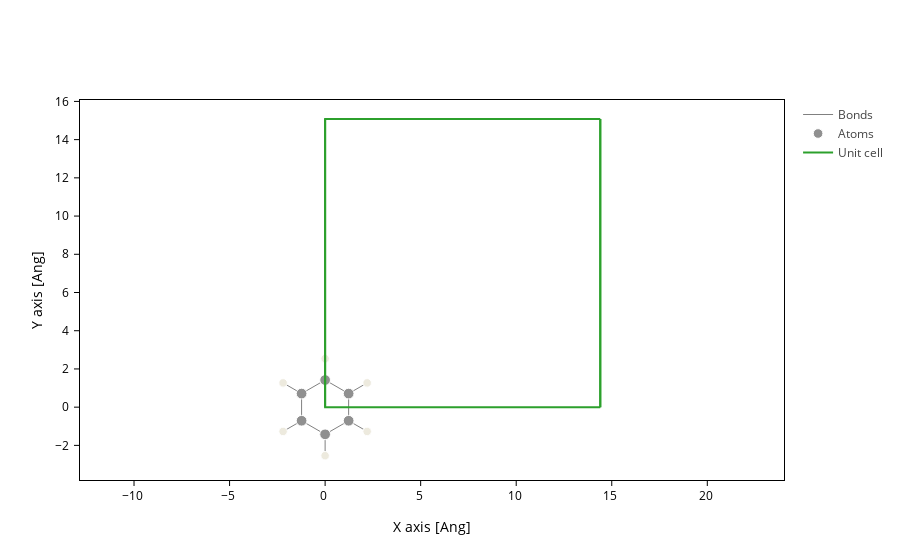

The code cell stored with this chart in its notebook:
### Code cell
benzene.plot(axes="xy")

### Figure 1 — Plotly figure (JSON) as saved in the notebook; plotly's stock layout.template omitted (floating-point values rounded to 4 significant figures; data arrays with more than 128 entries replaced by an {"elided": "..."} marker saying what was removed)
{"data": [{"line": {"color": "gray", "width": 1}, "meta": {}, "mode": "lines", "name": "Bonds", "opacity": 1, "type": "scatter", "x": {"elided": "252 float values"}, "y": {"elided": "252 float values"}}, {"marker": {"color": ["#909090", "#EDEADE", "#909090", "#EDEADE", "#909090", "#EDEADE", "#909090", "#EDEADE", "#909090", "#EDEADE", "#909090", "#EDEADE"], "opacity": 1, "size": [10.72, 8.48, 10.72, 8.48, 10.72, 8.48, 10.72, 8.48, 10.72, 8.48, 10.72, 8.48]}, "meta": {}, "mode": "markers", "name": "Atoms", "opacity": 1, "type": "scatter", "x": [1.231, 2.199, 0.0, 0.0, -1.231, -2.199, -1.231, -2.199, 0.0, 0.0, 1.231, 2.199], "y": [0.7107, 1.27, 1.421, 2.54, 0.7107, 1.27, -0.7107, -1.27, -1.421, -2.54, -0.7107, -1.27]}, {"meta": {}, "mode": "lines", "name": "Unit cell", "type": "scatter", "x": [0.0, 0.0, 14.4, 14.4, 0.0, 0.0, NaN, 0.0, 0.0, 0.0, 14.4, 14.4, 0.0, NaN, 14.4, 14.4, NaN, 14.4, 14.4], "y": [0.0, 15.08, 15.08, 15.08, 15.08, 15.08, NaN, 15.08, 0.0, 0.0, 0.0, 0.0, 0.0, NaN, 15.08, 0.0, NaN, 15.08, 0.0]}], "layout": {"autosize": true, "scene": {"aspectmode": "data", "xaxis": {"title": {"text": "X axis [Ang]"}}, "yaxis": {"title": {"text": "Y axis [Ang]"}}}, "xaxis": {"autorange": true, "domain": [0, 1], "range": [-22.88, 34.01], "scaleanchor": "y", "scaleratio": 1, "title": {"text": "X axis [Ang]"}, "type": "linear"}, "yaxis": {"autorange": true, "domain": [0, 1], "range": [-4.148, 16.09], "title": {"text": "Y axis [Ang]"}, "type": "linear"}}}
